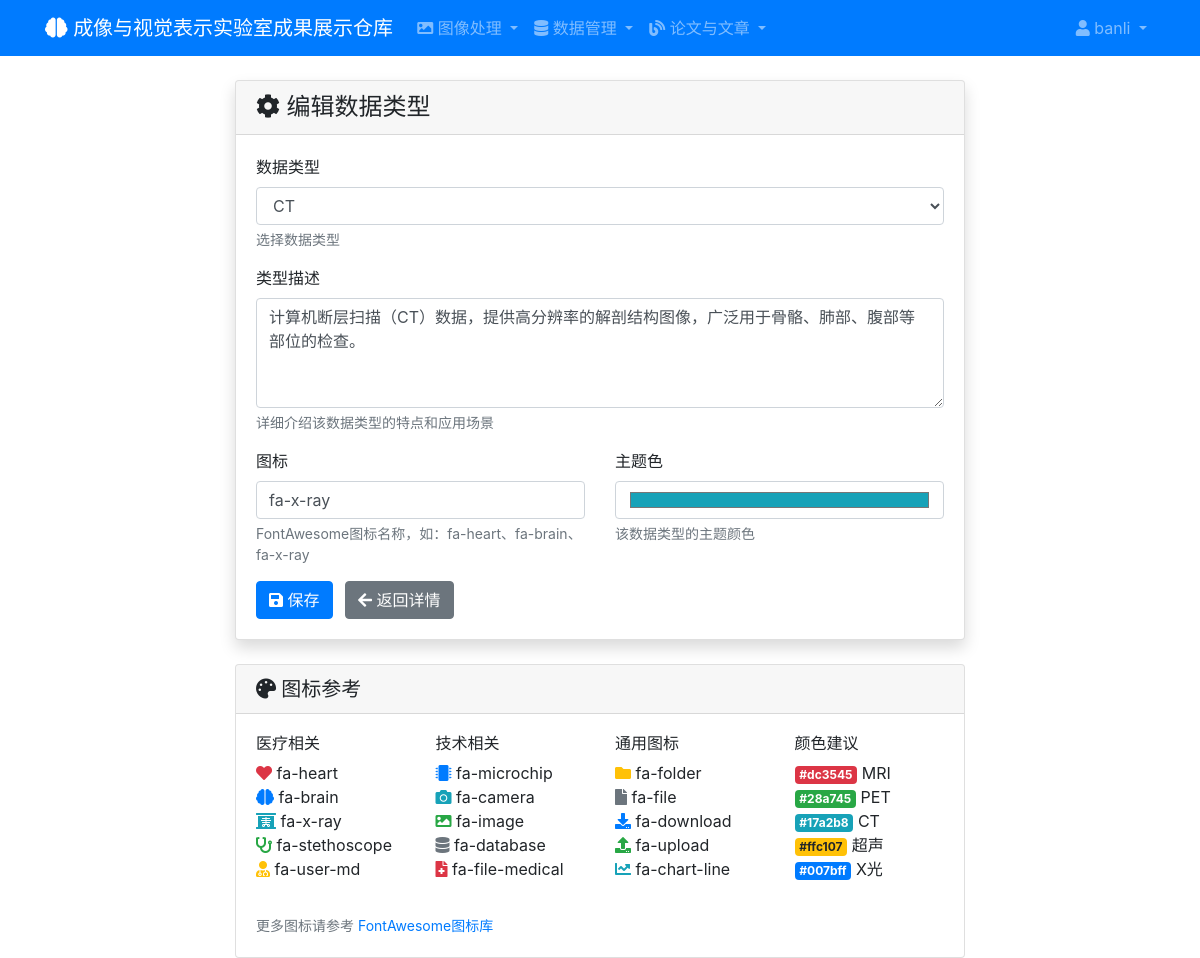
The page /data-types/3/edit/ (signed in) on the database its author committed.
### blog/models.py (models this page shows, shortened)
class DataType(models.Model):
    TYPE_CHOICES = [
        ('mri', 'MRI'),
        ('pet', 'PET'),
        ('ct', 'CT'),
        ('ultrasound', '超声'),
        ('xray', 'X光'),
        ('other', '其他'),
    ]
    name = models.CharField('数据类型', max_length=50, choices=TYPE_CHOICES, unique=True)
    description = models.TextField('类型描述', blank=True, help_text='介绍该数据类型的特点和应用场景')
    icon = models.CharField('图标', max_length=50, default='fa-image', help_text='FontAwesome图标名称')
    color = models.CharField('主题色', max_length=7, default='#007bff', help_text='十六进制颜色代码')
    created_at = models.DateTimeField('创建时间', auto_now_add=True)
    updated_at = models.DateTimeField('更新时间', auto_now=True)
    class Meta:
        verbose_name = '数据类型'
        verbose_name_plural = '数据类型'
        ordering = ['name']

### blog/views.py (the view)
# urls.py: path('data-types/<int:pk>/edit/', views.admin_data_type_edit, name='admin_data_type_edit'),
@login_required
def admin_data_type_edit(request, pk):
    if not request.user.is_staff:
        messages.error(request, '只有管理员可以编辑数据类型')
        return redirect('blog:data_type_list')
    data_type = get_object_or_404(DataType, pk=pk)
    if request.method == 'POST':
        form = DataTypeForm(request.POST, instance=data_type)
        if form.is_valid():
            form.save()
            messages.success(request, '数据类型更新成功！')
            return redirect('blog:data_type_detail', pk=pk)
    else:
        form = DataTypeForm(instance=data_type)
    return render(request, 'blog/data_type_form.html', {
        'form': form,
        'title': '编辑数据类型',
        'data_type': data_type
    })

### blog/forms.py
class DataTypeForm(forms.ModelForm):
    class Meta:
        model = DataType
        fields = ['name', 'description', 'icon', 'color']
        widgets = {
            'name': forms.Select(attrs={'class': 'form-control'}),
            'description': forms.Textarea(attrs={'class': 'form-control', 'rows': 4}),
            'icon': forms.TextInput(attrs={'class': 'form-control', 'placeholder': 'fa-image'}),
            'color': forms.TextInput(attrs={'class': 'form-control', 'type': 'color'}),
        }

### blog/templates/blog/data_type_form.html (shortened to what this page needs)
{% extends 'blog/base.html' %}
{% load static %}
{% block content %}
<div class="container">
    <div class="row justify-content-center">
        <div class="col-lg-8">
            <div class="card shadow">
                <div class="card-header">
                    <h4 class="mb-0"><i class="fas fa-cog"></i> {{ title }}</h4>
                </div>
                <div class="card-body">
                    <form method="post">
                        <div class="form-group">
                            <label for="{{ form.name.id_for_label }}">{{ form.name.label }}</label>
                            {{ form.name }}
                            <small class="form-text text-muted">选择数据类型</small>
                        </div>
                        <div class="form-group">
                            <label for="{{ form.description.id_for_label }}">{{ form.description.label }}</label>
                            {{ form.description }}
                            <small class="form-text text-muted">详细介绍该数据类型的特点和应用场景</small>
                        </div>
                        <div class="row">
                            <div class="col-md-6">
                                <div class="form-group">
                                    <label for="{{ form.icon.id_for_label }}">{{ form.icon.label }}</label>
                                    {{ form.icon }}
                                    <small class="form-text text-muted">FontAwesome图标名称，如：fa-heart、fa-brain、fa-x-ray</small>
                                </div>
                            </div>
                            <div class="col-md-6">
                                <div class="form-group">
                                    <label for="{{ form.color.id_for_label }}">{{ form.color.label }}</label>
                                    {{ form.color }}
                                    <small class="form-text text-muted">该数据类型的主题颜色</small>
                                </div>
                            </div>
                        </div>
                        <div class="form-group mb-0">
                            <button type="submit" class="btn btn-primary">
                                <i class="fas fa-save"></i> 保存
                            </button>
                            {% if data_type %}
                                <a href="{% url 'blog:data_type_detail' data_type.pk %}" class="btn btn-secondary ml-2">
                                    <i class="fas fa-arrow-left"></i> 返回详情
                                </a>
                            {% else %}
                                <a href="{% url 'blog:data_type_list' %}" class="btn btn-secondary ml-2">
                                    <i class="fas fa-arrow-left"></i> 返回列表
                                </a>
                            {% endif %}
                        </div>
                    </form>
                </div>
            </div>
            <div class="card mt-4">
                <div class="card-header">
                    <h5 class="mb-0"><i class="fas fa-palette"></i> 图标参考</h5>
                </div>
                <div class="card-body">
                    <div class="row">
                        <div class="col-md-3 mb-3">
                            <h6>医疗相关</h6>
                            <ul class="list-unstyled">
                                <li><i class="fas fa-heart text-danger"></i> fa-heart</li>
                                <li><i class="fas fa-brain text-primary"></i> fa-brain</li>
                                <li><i class="fas fa-x-ray text-info"></i> fa-x-ray</li>
                                <li><i class="fas fa-stethoscope text-success"></i> fa-stethoscope</li>
                                <li><i class="fas fa-user-md text-warning"></i> fa-user-md</li>
                            </ul>
                        </div>
                        <div class="col-md-3 mb-3">
                            <h6>技术相关</h6>
                            <ul class="list-unstyled">
                                <li><i class="fas fa-microchip text-primary"></i> fa-microchip</li>
                                <li><i class="fas fa-camera text-info"></i> fa-camera</li>
                                <li><i class="fas fa-image text-success"></i> fa-image</li>
                                <li><i class="fas fa-database text-secondary"></i> fa-database</li>
                                <li><i class="fas fa-file-medical text-danger"></i> fa-file-medical</li>
                            </ul>
                        </div>
                        <div class="col-md-3 mb-3">
                            <h6>通用图标</h6>
                            <ul class="list-unstyled">
                                <li><i class="fas fa-folder text-warning"></i> fa-folder</li>
                                <li><i class="fas fa-file text-secondary"></i> fa-file</li>
                                <li><i class="fas fa-download text-primary"></i> fa-download</li>
                                <li><i class="fas fa-upload text-success"></i> fa-upload</li>
                                <li><i class="fas fa-chart-line text-info"></i> fa-chart-line</li>
                            </ul>
                        </div>
                        <div class="col-md-3 mb-3">
                            <h6>颜色建议</h6>
                            <ul class="list-unstyled">
                                <li><span class="badge badge-danger">#dc3545</span> MRI</li>
                                <li><span class="badge badge-success">#28a745</span> PET</li>
                                <li><span class="badge badge-info">#17a2b8</span> CT</li>
                                <li><span class="badge badge-warning">#ffc107</span> 超声</li>
                                <li><span class="badge badge-primary">#007bff</span> X光</li>
                            </ul>
                        </div>
                    </div>
                    <p class="text-muted mb-0">
                        <small>更多图标请参考 <a href="https://fontawesome.com/icons" target="_blank">FontAwesome图标库</a></small>
                    </p>
                </div>
            </div>
        </div>
    </div>
</div>
{% endblock %}

### blog/templates/blog/base.html (shortened to what this page needs)
<!DOCTYPE html>
<html lang="zh-CN">
<head>
    <link rel="stylesheet" href="https://cdn.jsdelivr.net/npm/bootstrap@4.6.2/dist/css/bootstrap.min.css">
    <link rel="stylesheet" href="https://cdn.jsdelivr.net/npm/@fortawesome/fontawesome-free@5.15.4/css/all.min.css">
</head>
<body>
<nav class="navbar navbar-expand-lg navbar-dark bg-primary mb-4">
  <div class="container">
    <a class="navbar-brand" href="{% url 'blog:image_list' %}">
      <i class="fas fa-brain"></i> 成像与视觉表示实验室成果展示仓库
    </a>
    <div class="collapse navbar-collapse" id="navbarNav">
      <ul class="navbar-nav mr-auto">
        <li class="nav-item dropdown">
          <a class="nav-link dropdown-toggle" href="#" id="imageDropdown" role="button" data-toggle="dropdown" aria-haspopup="true" aria-expanded="false">
            <i class="fas fa-image"></i> 图像处理
          </a>
        </li>
        <li class="nav-item dropdown">
          <a class="nav-link dropdown-toggle" href="#" id="dataDropdown" role="button" data-toggle="dropdown" aria-haspopup="true" aria-expanded="false">
            <i class="fas fa-database"></i> {% if user.is_staff %}数据管理{% else %}数据浏览{% endif %}
          </a>
        </li>
        <li class="nav-item dropdown">
          <a class="nav-link dropdown-toggle" href="#" id="blogDropdown" role="button" data-toggle="dropdown">
            <i class="fas fa-blog"></i> 论文与文章
          </a>
        </li>
      </ul>
      <ul class="navbar-nav">
        {% if user.is_authenticated %}
          <li class="nav-item dropdown">
            <a class="nav-link dropdown-toggle" href="#" id="userDropdown" role="button" data-toggle="dropdown">
              <i class="fas fa-user"></i> {{ user.username }}
            </a>
          </li>
        {% endif %}
      </ul>
    </div>
  </div>
</nav>
<div class="container-fluid">
    {% block content %}{% endblock %}
</div>
</body>
</html>

### rows shown on the page
DataType: name "CT", description "计算机断层扫描（CT）数据，提供高分辨率的解剖结构图像，广泛用于骨骼、肺部、腹部等部位的检查。", icon "fa-x-ray", color "#17a2b8"

### other values the page prints
{{ user.username }} "banli"
{{ title }} "编辑数据类型"
